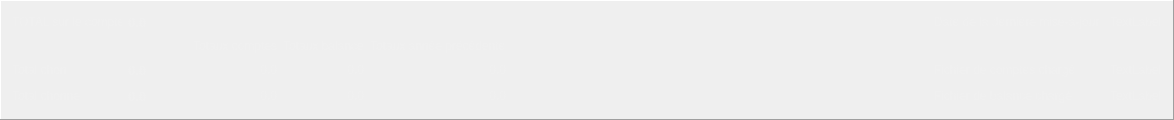
     <widget class="QFrame" name="F_Infos_generales">
      <property name="minimumSize">
       <size>
        <width>840</width>
        <height>120</height>
       </size>
      </property>
      <property name="maximumSize">
       <size>
        <width>16777215</width>
        <height>120</height>
       </size>
      </property>
      <property name="styleSheet">
       <string notr="true">color: rgb(240, 240, 240);</string>
      </property>
      <property name="frameShape">
       <enum>QFrame::Panel</enum>
      </property>
      <property name="frameShadow">
       <enum>QFrame::Raised</enum>
      </property>
      <property name="lineWidth">
       <number>1</number>
      </property>
      <layout class="QGridLayout" name="gridLayout">
       <item row="3" column="3">
        <widget class="QLabel" name="label_18">
         <property name="minimumSize">
          <size>
           <width>34</width>
           <height>16</height>
          </size>
         </property>
         <property name="maximumSize">
          <size>
           <width>34</width>
           <height>16</height>
          </size>
         </property>
         <property name="text">
          <string/>
         </property>
        </widget>
       </item>
       <item row="0" column="0">
        <widget class="QLabel" name="label">
         <property name="minimumSize">
          <size>
           <width>110</width>
           <height>20</height>
          </size>
         </property>
         <property name="maximumSize">
          <size>
           <width>110</width>
           <height>20</height>
          </size>
         </property>
         <property name="text">
          <string>TOTAL sur le compte</string>
         </property>
        </widget>
       </item>
       <item row="3" column="9">
        <widget class="QLabel" name="L_Nom_du_fichier_de_balance_charge">
         <property name="text">
          <string>TextLabel</string>
         </property>
        </widget>
       </item>
       <item row="0" column="8">
        <widget class="QLabel" name="label_3">
         <property name="minimumSize">
          <size>
           <width>170</width>
           <height>20</height>
          </size>
         </property>
         <property name="maximumSize">
          <size>
           <width>170</width>
           <height>20</height>
          </size>
         </property>
         <property name="text">
          <string>Date de la dernière mise-à-jour</string>
         </property>
        </widget>
       </item>
       <item row="0" column="9">
        <widget class="QLabel" name="L_Date_update">
         <property name="palette">
          <palette>
           <active>
            <colorrole role="WindowText">
             <brush brushstyle="SolidPattern">
              <color alpha="255">
               <red>240</red>
               <green>240</green>
               <blue>240</blue>
              </color>
             </brush>
            </colorrole>
            <colorrole role="Text">
             <brush brushstyle="SolidPattern">
              <color alpha="255">
               <red>240</red>
               <green>240</green>
               <blue>240</blue>
              </color>
             </brush>
            </colorrole>
            <colorrole role="ButtonText">
             <brush brushstyle="SolidPattern">
              <color alpha="255">
               <red>240</red>
               <green>240</green>
               <blue>240</blue>
              </color>
             </brush>
            </colorrole>
           </active>
           <inactive>
            <colorrole role="WindowText">
             <brush brushstyle="SolidPattern">
              <color alpha="255">
               <red>240</red>
               <green>240</green>
               <blue>240</blue>
              </color>
             </brush>
            </colorrole>
            <colorrole role="Text">
             <brush brushstyle="SolidPattern">
              <color alpha="255">
               <red>240</red>
               <green>240</green>
               <blue>240</blue>
              </color>
             </brush>
            </colorrole>
            <colorrole role="ButtonText">
             <brush brushstyle="SolidPattern">
              <color alpha="255">
               <red>240</red>
               <green>240</green>
               <blue>240</blue>
              </color>
             </brush>
            </colorrole>
           </inactive>
           <disabled>
            <colorrole role="WindowText">
             <brush brushstyle="SolidPattern">
              <color alpha="255">
               <red>240</red>
               <green>240</green>
               <blue>240</blue>
              </color>
             </brush>
            </colorrole>
            <colorrole role="Text">
             <brush brushstyle="SolidPattern">
              <color alpha="255">
               <red>240</red>
               <green>240</green>
               <blue>240</blue>
              </color>
             </brush>
            </colorrole>
            <colorrole role="ButtonText">
             <brush brushstyle="SolidPattern">
              <color alpha="255">
               <red>240</red>
               <green>240</green>
               <blue>240</blue>
              </color>
             </brush>
            </colorrole>
           </disabled>
          </palette>
         </property>
         <property name="text">
          <string>TextLabel</string>
         </property>
        </widget>
       </item>
       <item row="0" column="7">
        <spacer name="horizontalSpacer">
         <property name="orientation">
          <enum>Qt::Horizontal</enum>
         </property>
         <property name="sizeHint" stdset="0">
          <size>
           <width>422</width>
           <height>17</height>
          </size>
         </property>
        </spacer>
       </item>
       <item row="3" column="0">
        <widget class="QLabel" name="label_4">
         <property name="minimumSize">
          <size>
           <width>110</width>
           <height>20</height>
          </size>
         </property>
         <property name="maximumSize">
          <size>
           <width>110</width>
           <height>20</height>
          </size>
         </property>
         <property name="text">
          <string>Total chonne</string>
         </property>
        </widget>
       </item>
       <item row="2" column="0">
        <widget class="QLabel" name="label_2">
         <property name="minimumSize">
          <size>
           <width>110</width>
           <height>20</height>
          </size>
         </property>
         <property name="maximumSize">
          <size>
           <width>110</width>
           <height>20</height>
          </size>
         </property>
         <property name="text">
          <string>Total chon</string>
         </property>
        </widget>
       </item>
       <item row="3" column="7">
        <spacer name="horizontalSpacer_3">
         <property name="orientation">
          <enum>Qt::Horizontal</enum>
         </property>
         <property name="sizeHint" stdset="0">
          <size>
           <width>40</width>
           <height>20</height>
          </size>
         </property>
        </spacer>
       </item>
       <item row="2" column="7">
        <spacer name="horizontalSpacer_2">
         <property name="orientation">
          <enum>Qt::Horizontal</enum>
         </property>
         <property name="sizeHint" stdset="0">
          <size>
           <width>40</width>
           <height>20</height>
          </size>
         </property>
        </spacer>
       </item>
       <item row="2" column="9">
        <widget class="QLabel" name="L_Nom_du_fichier_de_comptes_charge">
         <property name="text">
          <string>TextLabel</string>
         </property>
        </widget>
       </item>
       <item row="3" column="8">
        <widget class="QLabel" name="label_7">
         <property name="minimumSize">
          <size>
           <width>170</width>
           <height>20</height>
          </size>
         </property>
         <property name="text">
          <string>Fichier de balance chargé</string>
         </property>
        </widget>
       </item>
       <item row="2" column="8">
        <widget class="QLabel" name="label_5">
         <property name="minimumSize">
          <size>
           <width>170</width>
           <height>20</height>
          </size>
         </property>
         <property name="text">
          <string>Fichier de comptes chargé</string>
         </property>
        </widget>
       </item>
       <item row="2" column="4">
        <widget class="QLabel" name="L_total_comptes_chon">
         <property name="text">
          <string>0.0</string>
         </property>
         <property name="alignment">
          <set>Qt::AlignRight|Qt::AlignTrailing|Qt::AlignVCenter</set>
         </property>
        </widget>
       </item>
       <item row="2" column="5">
        <widget class="QLabel" name="L_total_balance_chon">
         <property name="text">
          <string>0.0</string>
         </property>
         <property name="alignment">
          <set>Qt::AlignRight|Qt::AlignTrailing|Qt::AlignVCenter</set>
         </property>
        </widget>
       </item>
       <item row="3" column="5">
        <widget class="QLabel" name="L_total_balance_chonne">
         <property name="text">
          <string>0.0</string>
         </property>
         <property name="alignment">
          <set>Qt::AlignRight|Qt::AlignTrailing|Qt::AlignVCenter</set>
         </property>
        </widget>
       </item>
       <item row="3" column="4">
        <widget class="QLabel" name="L_total_comptes_chonne">
         <property name="text">
          <string>0.0</string>
         </property>
         <property name="alignment">
          <set>Qt::AlignRight|Qt::AlignTrailing|Qt::AlignVCenter</set>
         </property>
        </widget>
       </item>
       <item row="1" column="4">
        <widget class="QLabel" name="label_24">
         <property name="text">
          <string>Totaux comptes</string>
         </property>
        </widget>
       </item>
       <item row="1" column="5">
        <widget class="QLabel" name="label_25">
         <property name="text">
          <string>Totaux balance</string>
         </property>
        </widget>
       </item>
       <item row="1" column="3">
        <widget class="QLabel" name="label_16">
         <property name="minimumSize">
          <size>
           <width>34</width>
           <height>16</height>
          </size>
         </property>
         <property name="maximumSize">
          <size>
           <width>34</width>
           <height>16</height>
          </size>
         </property>
         <property name="text">
          <string/>
         </property>
        </widget>
       </item>
       <item row="2" column="3">
        <widget class="QLabel" name="label_17">
         <property name="minimumSize">
          <size>
           <width>34</width>
           <height>16</height>
          </size>
         </property>
         <property name="maximumSize">
          <size>
           <width>34</width>
           <height>16</height>
          </size>
         </property>
         <property name="text">
          <string/>
         </property>
        </widget>
       </item>
       <item row="2" column="2">
        <widget class="QLabel" name="L_Total_xy">
         <property name="font">
          <font>
           <pointsize>10</pointsize>
           <weight>75</weight>
           <bold>true</bold>
          </font>
         </property>
         <property name="text">
          <string>0.0</string>
         </property>
        </widget>
       </item>
       <item row="3" column="2">
        <widget class="QLabel" name="L_Total_xx">
         <property name="font">
          <font>
           <pointsize>10</pointsize>
           <weight>75</weight>
           <bold>true</bold>
          </font>
         </property>
         <property name="text">
          <string>0.0</string>
         </property>
        </widget>
       </item>
       <item row="0" column="2">
        <widget class="QLabel" name="L_Total">
         <property name="font">
          <font>
           <pointsize>10</pointsize>
           <weight>75</weight>
           <bold>true</bold>
          </font>
         </property>
         <property name="text">
          <string>0.0</string>
         </property>
        </widget>
       </item>
       <item row="1" column="6">
        <widget class="QLabel" name="label_26">
         <property name="text">
          <string>&lt;html&gt;&lt;head/&gt;&lt;body&gt;&lt;p&gt;Totaux année précédente&lt;/p&gt;&lt;/body&gt;&lt;/html&gt;</string>
         </property>
        </widget>
       </item>
       <item row="2" column="6">
        <widget class="QLabel" name="L_total_annee_precedente_chon">
         <property name="text">
          <string>0.0</string>
         </property>
         <property name="alignment">
          <set>Qt::AlignRight|Qt::AlignTrailing|Qt::AlignVCenter</set>
         </property>
        </widget>
       </item>
       <item row="3" column="6">
        <widget class="QLabel" name="L_total_annee_precedente_chonne">
         <property name="text">
          <string>0.0</string>
         </property>
         <property name="alignment">
          <set>Qt::AlignRight|Qt::AlignTrailing|Qt::AlignVCenter</set>
         </property>
        </widget>
       </item>
      </layout>
     </widget>
